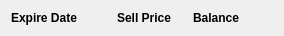
   <widget class="QWidget" name="layoutWidget">
    <property name="geometry">
     <rect>
      <x>793</x>
      <y>158</y>
      <width>264</width>
      <height>16</height>
     </rect>
    </property>
    <layout class="QHBoxLayout" name="horizontalLayout_7">
     <item>
      <widget class="QLabel" name="label_13">
       <property name="minimumSize">
        <size>
         <width>100</width>
         <height>0</height>
        </size>
       </property>
       <property name="styleSheet">
        <string notr="true">    font: bold 12px;</string>
       </property>
       <property name="text">
        <string>Expire Date</string>
       </property>
      </widget>
     </item>
     <item>
      <widget class="QLabel" name="label_12">
       <property name="minimumSize">
        <size>
         <width>70</width>
         <height>0</height>
        </size>
       </property>
       <property name="styleSheet">
        <string notr="true">    font: bold 12px;</string>
       </property>
       <property name="text">
        <string>Sell Price</string>
       </property>
      </widget>
     </item>
     <item>
      <widget class="QLabel" name="label_22">
       <property name="minimumSize">
        <size>
         <width>80</width>
         <height>0</height>
        </size>
       </property>
       <property name="maximumSize">
        <size>
         <width>80</width>
         <height>16777215</height>
        </size>
       </property>
       <property name="styleSheet">
        <string notr="true">    font: bold 12px;</string>
       </property>
       <property name="text">
        <string>Balance</string>
       </property>
      </widget>
     </item>
    </layout>
   </widget>
